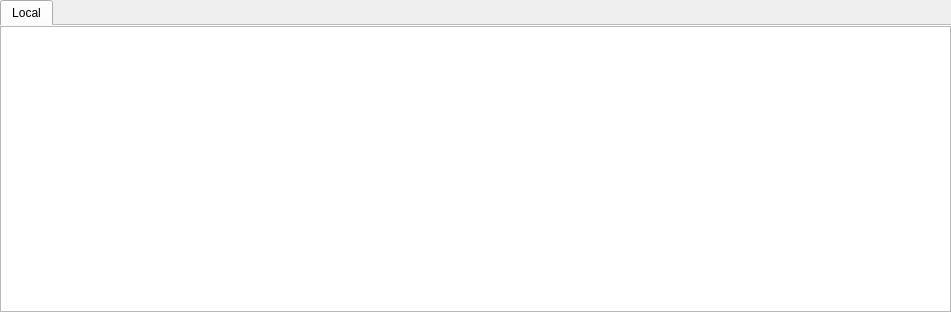
<?xml version="1.0" encoding="UTF-8"?>
<ui version="4.0">
 <class>DebugWindow</class>
 <widget class="QDialog" name="DebugWindow">
  <property name="windowModality">
   <enum>Qt::WindowModal</enum>
  </property>
  <property name="geometry">
   <rect>
    <x>0</x>
    <y>0</y>
    <width>951</width>
    <height>312</height>
   </rect>
  </property>
  <property name="windowTitle">
   <string>DEBUG Window</string>
  </property>
  <layout class="QGridLayout" name="gridLayout">
   <property name="leftMargin">
    <number>0</number>
   </property>
   <property name="topMargin">
    <number>0</number>
   </property>
   <property name="rightMargin">
    <number>0</number>
   </property>
   <property name="bottomMargin">
    <number>0</number>
   </property>
   <property name="spacing">
    <number>0</number>
   </property>
   <item row="0" column="0">
    <widget class="QTabWidget" name="tabWidget">
     <property name="tabPosition">
      <enum>QTabWidget::North</enum>
     </property>
     <property name="currentIndex">
      <number>0</number>
     </property>
     <property name="documentMode">
      <bool>true</bool>
     </property>
     <property name="tabsClosable">
      <bool>false</bool>
     </property>
     <property name="movable">
      <bool>false</bool>
     </property>
     <property name="tabBarAutoHide">
      <bool>false</bool>
     </property>
     <widget class="QWidget" name="local">
      <attribute name="title">
       <string>Local</string>
      </attribute>
      <layout class="QGridLayout" name="gridLayout_2">
       <property name="leftMargin">
        <number>0</number>
       </property>
       <property name="topMargin">
        <number>0</number>
       </property>
       <property name="rightMargin">
        <number>0</number>
       </property>
       <property name="bottomMargin">
        <number>0</number>
       </property>
       <property name="spacing">
        <number>0</number>
       </property>
       <item row="0" column="0">
        <widget class="QTextEdit" name="debugWindow"/>
       </item>
      </layout>
     </widget>
    </widget>
   </item>
  </layout>
 </widget>
 <resources/>
 <connections/>
</ui>
